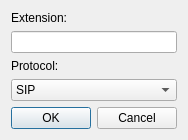
<?xml version="1.0" encoding="UTF-8"?>
<ui version="4.0">
 <class>AddExtensionDialog</class>
 <widget class="QDialog" name="AddExtensionDialog">
  <property name="geometry">
   <rect>
    <x>0</x>
    <y>0</y>
    <width>459</width>
    <height>195</height>
   </rect>
  </property>
  <property name="windowTitle">
   <string/>
  </property>
  <property name="windowIcon">
   <iconset resource="images.qrc">
    <normaloff>:/images/outcall-logo.png</normaloff>:/images/outcall-logo.png</iconset>
  </property>
  <layout class="QVBoxLayout" name="verticalLayout">
   <property name="sizeConstraint">
    <enum>QLayout::SetFixedSize</enum>
   </property>
   <item>
    <widget class="QLabel" name="label">
     <property name="text">
      <string>Extension:</string>
     </property>
    </widget>
   </item>
   <item>
    <widget class="QLineEdit" name="extenLine"/>
   </item>
   <item>
    <widget class="QLabel" name="label_2">
     <property name="text">
      <string>Protocol:</string>
     </property>
    </widget>
   </item>
   <item>
    <widget class="QComboBox" name="protocol">
     <item>
      <property name="text">
       <string>SIP</string>
      </property>
     </item>
     <item>
      <property name="text">
       <string>PJSIP</string>
      </property>
     </item>
    </widget>
   </item>
   <item>
    <layout class="QHBoxLayout" name="horizontalLayout">
     <item>
      <widget class="QDialogButtonBox" name="buttonBox">
       <property name="standardButtons">
        <set>QDialogButtonBox::Cancel|QDialogButtonBox::Ok</set>
       </property>
      </widget>
     </item>
    </layout>
   </item>
  </layout>
 </widget>
 <resources>
  <include location="images.qrc"/>
 </resources>
 <connections/>
</ui>
